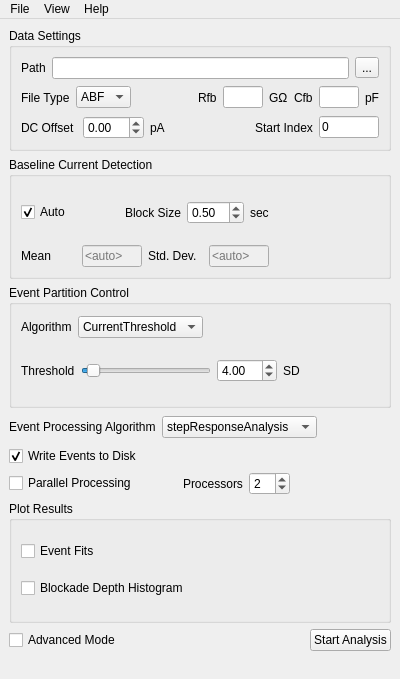
<?xml version="1.0" encoding="UTF-8"?>
<ui version="4.0">
 <class>SettingsWindow</class>
 <widget class="QMainWindow" name="SettingsWindow">
  <property name="enabled">
   <bool>true</bool>
  </property>
  <property name="geometry">
   <rect>
    <x>0</x>
    <y>0</y>
    <width>400</width>
    <height>679</height>
   </rect>
  </property>
  <property name="sizePolicy">
   <sizepolicy hsizetype="Preferred" vsizetype="Preferred">
    <horstretch>0</horstretch>
    <verstretch>0</verstretch>
   </sizepolicy>
  </property>
  <property name="minimumSize">
   <size>
    <width>400</width>
    <height>650</height>
   </size>
  </property>
  <property name="maximumSize">
   <size>
    <width>400</width>
    <height>679</height>
   </size>
  </property>
  <property name="windowTitle">
   <string>pyEventAnalysis</string>
  </property>
  <widget class="QWidget" name="centralwidget">
   <layout class="QVBoxLayout" name="verticalLayout_5">
    <item>
     <widget class="QGroupBox" name="dataSettingsGroupBox">
      <property name="title">
       <string>Data Settings</string>
      </property>
      <layout class="QVBoxLayout" name="verticalLayout_4">
       <item>
        <layout class="QHBoxLayout" name="horizontalLayout">
         <item>
          <widget class="QLabel" name="label">
           <property name="text">
            <string>Path</string>
           </property>
          </widget>
         </item>
         <item>
          <widget class="QLineEdit" name="datPathLineEdit"/>
         </item>
         <item>
          <widget class="QToolButton" name="datPathToolButton">
           <property name="text">
            <string>...</string>
           </property>
          </widget>
         </item>
        </layout>
       </item>
       <item>
        <layout class="QHBoxLayout" name="horizontalLayout_15">
         <item>
          <layout class="QHBoxLayout" name="horizontalLayout_4">
           <item>
            <widget class="QLabel" name="label_2">
             <property name="text">
              <string>File Type</string>
             </property>
            </widget>
           </item>
           <item>
            <widget class="QComboBox" name="datTypeComboBox">
             <item>
              <property name="text">
               <string>ABF</string>
              </property>
             </item>
             <item>
              <property name="text">
               <string>QDF</string>
              </property>
             </item>
            </widget>
           </item>
          </layout>
         </item>
         <item>
          <spacer name="horizontalSpacer_12">
           <property name="orientation">
            <enum>Qt::Horizontal</enum>
           </property>
           <property name="sizeHint" stdset="0">
            <size>
             <width>18</width>
             <height>20</height>
            </size>
           </property>
          </spacer>
         </item>
         <item>
          <layout class="QHBoxLayout" name="horizontalLayout_2">
           <item>
            <widget class="QLabel" name="label_15">
             <property name="text">
              <string>Rfb</string>
             </property>
            </widget>
           </item>
           <item>
            <widget class="QLineEdit" name="qdfRfbLineEdit">
             <property name="enabled">
              <bool>true</bool>
             </property>
             <property name="minimumSize">
              <size>
               <width>40</width>
               <height>0</height>
              </size>
             </property>
             <property name="maximumSize">
              <size>
               <width>40</width>
               <height>16777215</height>
              </size>
             </property>
             <property name="placeholderText">
              <string/>
             </property>
            </widget>
           </item>
           <item>
            <widget class="QLabel" name="label_16">
             <property name="text">
              <string>GΩ</string>
             </property>
            </widget>
           </item>
          </layout>
         </item>
         <item>
          <layout class="QHBoxLayout" name="horizontalLayout_3">
           <item>
            <widget class="QLabel" name="label_18">
             <property name="text">
              <string>Cfb</string>
             </property>
            </widget>
           </item>
           <item>
            <widget class="QLineEdit" name="qdfCfbLineEdit">
             <property name="enabled">
              <bool>true</bool>
             </property>
             <property name="minimumSize">
              <size>
               <width>40</width>
               <height>0</height>
              </size>
             </property>
             <property name="maximumSize">
              <size>
               <width>40</width>
               <height>16777215</height>
              </size>
             </property>
             <property name="placeholderText">
              <string/>
             </property>
            </widget>
           </item>
           <item>
            <widget class="QLabel" name="label_19">
             <property name="text">
              <string>pF</string>
             </property>
            </widget>
           </item>
          </layout>
         </item>
        </layout>
       </item>
       <item>
        <layout class="QHBoxLayout" name="horizontalLayout_9">
         <item>
          <widget class="QLabel" name="label_5">
           <property name="text">
            <string>DC Offset </string>
           </property>
          </widget>
         </item>
         <item>
          <layout class="QHBoxLayout" name="horizontalLayout_5">
           <item>
            <widget class="QDoubleSpinBox" name="dcOffsetDoubleSpinBox">
             <property name="keyboardTracking">
              <bool>false</bool>
             </property>
             <property name="minimum">
              <double>-99.989999999999995</double>
             </property>
            </widget>
           </item>
           <item>
            <widget class="QLabel" name="label_8">
             <property name="text">
              <string>pA</string>
             </property>
            </widget>
           </item>
          </layout>
         </item>
         <item>
          <spacer name="horizontalSpacer_11">
           <property name="orientation">
            <enum>Qt::Horizontal</enum>
           </property>
           <property name="sizeHint" stdset="0">
            <size>
             <width>48</width>
             <height>20</height>
            </size>
           </property>
          </spacer>
         </item>
         <item>
          <widget class="QLabel" name="label_20">
           <property name="text">
            <string>Start Index</string>
           </property>
          </widget>
         </item>
         <item>
          <widget class="QLineEdit" name="startIndexLineEdit">
           <property name="enabled">
            <bool>true</bool>
           </property>
           <property name="minimumSize">
            <size>
             <width>40</width>
             <height>0</height>
            </size>
           </property>
           <property name="maximumSize">
            <size>
             <width>60</width>
             <height>16777215</height>
            </size>
           </property>
           <property name="text">
            <string>0</string>
           </property>
           <property name="placeholderText">
            <string>0</string>
           </property>
          </widget>
         </item>
        </layout>
       </item>
      </layout>
     </widget>
    </item>
    <item>
     <widget class="QGroupBox" name="baselineGroupBox">
      <property name="title">
       <string>Baseline Current Detection</string>
      </property>
      <layout class="QGridLayout" name="gridLayout">
       <item row="0" column="0">
        <layout class="QVBoxLayout" name="verticalLayout">
         <item>
          <layout class="QHBoxLayout" name="horizontalLayout_14">
           <item>
            <widget class="QCheckBox" name="baselineAutoCheckBox">
             <property name="text">
              <string>Auto</string>
             </property>
             <property name="checked">
              <bool>true</bool>
             </property>
            </widget>
           </item>
           <item>
            <spacer name="horizontalSpacer_10">
             <property name="orientation">
              <enum>Qt::Horizontal</enum>
             </property>
             <property name="sizeHint" stdset="0">
              <size>
               <width>48</width>
               <height>20</height>
              </size>
             </property>
            </spacer>
           </item>
           <item>
            <widget class="QLabel" name="label_13">
             <property name="text">
              <string>Block Size</string>
             </property>
            </widget>
           </item>
           <item>
            <layout class="QHBoxLayout" name="horizontalLayout_12">
             <item>
              <widget class="QDoubleSpinBox" name="baselineBlockSizeDoubleSpinBox">
               <property name="keyboardTracking">
                <bool>false</bool>
               </property>
               <property name="decimals">
                <number>2</number>
               </property>
               <property name="minimum">
                <double>0.100000000000000</double>
               </property>
               <property name="maximum">
                <double>10.000000000000000</double>
               </property>
               <property name="singleStep">
                <double>0.250000000000000</double>
               </property>
               <property name="value">
                <double>0.500000000000000</double>
               </property>
              </widget>
             </item>
             <item>
              <widget class="QLabel" name="label_17">
               <property name="text">
                <string>sec</string>
               </property>
              </widget>
             </item>
            </layout>
           </item>
          </layout>
         </item>
         <item>
          <layout class="QHBoxLayout" name="horizontalLayout_7">
           <item>
            <widget class="QLabel" name="label_9">
             <property name="text">
              <string>Mean</string>
             </property>
            </widget>
           </item>
           <item>
            <widget class="QLineEdit" name="baselineMeanLineEdit">
             <property name="enabled">
              <bool>false</bool>
             </property>
             <property name="maximumSize">
              <size>
               <width>60</width>
               <height>16777215</height>
              </size>
             </property>
             <property name="placeholderText">
              <string>&lt;auto&gt;</string>
             </property>
            </widget>
           </item>
           <item>
            <widget class="QLabel" name="label_10">
             <property name="text">
              <string>Std. Dev.</string>
             </property>
            </widget>
           </item>
           <item>
            <widget class="QLineEdit" name="baselineSDLineEdit">
             <property name="enabled">
              <bool>false</bool>
             </property>
             <property name="maximumSize">
              <size>
               <width>60</width>
               <height>16777215</height>
              </size>
             </property>
             <property name="placeholderText">
              <string>&lt;auto&gt;</string>
             </property>
            </widget>
           </item>
          </layout>
         </item>
        </layout>
       </item>
       <item row="0" column="1">
        <spacer name="horizontalSpacer_4">
         <property name="orientation">
          <enum>Qt::Horizontal</enum>
         </property>
         <property name="sizeHint" stdset="0">
          <size>
           <width>64</width>
           <height>20</height>
          </size>
         </property>
        </spacer>
       </item>
      </layout>
      <zorder></zorder>
      <zorder>horizontalSpacer_4</zorder>
     </widget>
    </item>
    <item>
     <widget class="QGroupBox" name="eventPartitionGroupBox">
      <property name="title">
       <string>Event Partition Control</string>
      </property>
      <layout class="QVBoxLayout" name="verticalLayout_2">
       <item>
        <layout class="QHBoxLayout" name="horizontalLayout_11">
         <item>
          <widget class="QLabel" name="label_7">
           <property name="sizePolicy">
            <sizepolicy hsizetype="Preferred" vsizetype="Fixed">
             <horstretch>0</horstretch>
             <verstretch>0</verstretch>
            </sizepolicy>
           </property>
           <property name="minimumSize">
            <size>
             <width>0</width>
             <height>26</height>
            </size>
           </property>
           <property name="text">
            <string>Algorithm</string>
           </property>
          </widget>
         </item>
         <item>
          <widget class="QComboBox" name="partitionAlgorithmComboBox">
           <item>
            <property name="text">
             <string>CurrentThreshold</string>
            </property>
           </item>
          </widget>
         </item>
         <item>
          <spacer name="horizontalSpacer_3">
           <property name="orientation">
            <enum>Qt::Horizontal</enum>
           </property>
           <property name="sizeHint" stdset="0">
            <size>
             <width>40</width>
             <height>20</height>
            </size>
           </property>
          </spacer>
         </item>
        </layout>
       </item>
       <item>
        <layout class="QHBoxLayout" name="horizontalLayout_13">
         <item>
          <widget class="QLabel" name="label_14">
           <property name="toolTip">
            <string>Ionic current threshold that controls detection of an event.</string>
           </property>
           <property name="text">
            <string>Threshold</string>
           </property>
          </widget>
         </item>
         <item>
          <widget class="QSlider" name="partitionThresholdHorizontalSlider">
           <property name="sizePolicy">
            <sizepolicy hsizetype="Minimum" vsizetype="Fixed">
             <horstretch>0</horstretch>
             <verstretch>0</verstretch>
            </sizepolicy>
           </property>
           <property name="minimumSize">
            <size>
             <width>130</width>
             <height>0</height>
            </size>
           </property>
           <property name="minimum">
            <number>0</number>
           </property>
           <property name="maximum">
            <number>100</number>
           </property>
           <property name="singleStep">
            <number>1</number>
           </property>
           <property name="value">
            <number>4</number>
           </property>
           <property name="orientation">
            <enum>Qt::Horizontal</enum>
           </property>
           <property name="invertedAppearance">
            <bool>false</bool>
           </property>
           <property name="invertedControls">
            <bool>false</bool>
           </property>
           <property name="tickPosition">
            <enum>QSlider::NoTicks</enum>
           </property>
           <property name="tickInterval">
            <number>1</number>
           </property>
          </widget>
         </item>
         <item>
          <widget class="QDoubleSpinBox" name="ThresholdDoubleSpinBox">
           <property name="minimumSize">
            <size>
             <width>60</width>
             <height>0</height>
            </size>
           </property>
           <property name="maximumSize">
            <size>
             <width>80</width>
             <height>16777215</height>
            </size>
           </property>
           <property name="keyboardTracking">
            <bool>false</bool>
           </property>
           <property name="minimum">
            <double>0.500000000000000</double>
           </property>
           <property name="maximum">
            <double>25.000000000000000</double>
           </property>
           <property name="singleStep">
            <double>0.100000000000000</double>
           </property>
           <property name="value">
            <double>4.000000000000000</double>
           </property>
          </widget>
         </item>
         <item>
          <widget class="QLabel" name="label_4">
           <property name="text">
            <string>SD</string>
           </property>
          </widget>
         </item>
         <item>
          <spacer name="horizontalSpacer_8">
           <property name="orientation">
            <enum>Qt::Horizontal</enum>
           </property>
           <property name="sizeHint" stdset="0">
            <size>
             <width>40</width>
             <height>20</height>
            </size>
           </property>
          </spacer>
         </item>
        </layout>
       </item>
      </layout>
     </widget>
    </item>
    <item>
     <layout class="QHBoxLayout" name="horizontalLayout_16">
      <item>
       <widget class="QLabel" name="label_11">
        <property name="sizePolicy">
         <sizepolicy hsizetype="Preferred" vsizetype="Fixed">
          <horstretch>0</horstretch>
          <verstretch>0</verstretch>
         </sizepolicy>
        </property>
        <property name="minimumSize">
         <size>
          <width>0</width>
          <height>26</height>
         </size>
        </property>
        <property name="text">
         <string>Event Processing Algorithm</string>
        </property>
       </widget>
      </item>
      <item>
       <widget class="QComboBox" name="processingAlgorithmComboBox">
        <item>
         <property name="text">
          <string>stepResponseAnalysis</string>
         </property>
        </item>
        <item>
         <property name="text">
          <string>multiStateAnalysis</string>
         </property>
        </item>
       </widget>
      </item>
      <item>
       <spacer name="horizontalSpacer_6">
        <property name="orientation">
         <enum>Qt::Horizontal</enum>
        </property>
        <property name="sizeHint" stdset="0">
         <size>
          <width>40</width>
          <height>20</height>
         </size>
        </property>
       </spacer>
      </item>
     </layout>
    </item>
    <item>
     <layout class="QVBoxLayout" name="verticalLayout_11">
      <item>
       <widget class="QCheckBox" name="writeEventsCheckBox">
        <property name="toolTip">
         <string>Write event time-series to disk</string>
        </property>
        <property name="text">
         <string>Write Events to Disk</string>
        </property>
        <property name="checked">
         <bool>true</bool>
        </property>
       </widget>
      </item>
      <item>
       <layout class="QHBoxLayout" name="horizontalLayout_6">
        <item>
         <widget class="QCheckBox" name="parallelCheckBox">
          <property name="toolTip">
           <string>Use multiple processors</string>
          </property>
          <property name="text">
           <string>Parallel Processing</string>
          </property>
         </widget>
        </item>
        <item>
         <spacer name="horizontalSpacer_2">
          <property name="orientation">
           <enum>Qt::Horizontal</enum>
          </property>
          <property name="sizeType">
           <enum>QSizePolicy::Fixed</enum>
          </property>
          <property name="sizeHint" stdset="0">
           <size>
            <width>40</width>
            <height>20</height>
           </size>
          </property>
         </spacer>
        </item>
        <item>
         <layout class="QHBoxLayout" name="horizontalLayout_8">
          <item>
           <widget class="QLabel" name="label_12">
            <property name="text">
             <string>Processors</string>
            </property>
           </widget>
          </item>
          <item>
           <widget class="QSpinBox" name="parallelCoresSpinBox">
            <property name="enabled">
             <bool>true</bool>
            </property>
            <property name="keyboardTracking">
             <bool>false</bool>
            </property>
            <property name="minimum">
             <number>1</number>
            </property>
            <property name="value">
             <number>2</number>
            </property>
           </widget>
          </item>
         </layout>
        </item>
        <item>
         <spacer name="horizontalSpacer_5">
          <property name="orientation">
           <enum>Qt::Horizontal</enum>
          </property>
          <property name="sizeHint" stdset="0">
           <size>
            <width>40</width>
            <height>20</height>
           </size>
          </property>
         </spacer>
        </item>
       </layout>
      </item>
     </layout>
    </item>
    <item>
     <widget class="QGroupBox" name="groupBox_2">
      <property name="title">
       <string>Plot Results</string>
      </property>
      <layout class="QVBoxLayout" name="verticalLayout_3">
       <item>
        <widget class="QCheckBox" name="plotEventFitsCheckBox">
         <property name="enabled">
          <bool>true</bool>
         </property>
         <property name="text">
          <string>Event Fits</string>
         </property>
        </widget>
       </item>
       <item>
        <widget class="QCheckBox" name="plotBlockDepthHistCheckBox">
         <property name="enabled">
          <bool>true</bool>
         </property>
         <property name="text">
          <string>Blockade Depth Histogram</string>
         </property>
        </widget>
       </item>
      </layout>
     </widget>
    </item>
    <item>
     <layout class="QHBoxLayout" name="horizontalLayout_10">
      <item>
       <widget class="QCheckBox" name="advancedModeCheckBox">
        <property name="text">
         <string>Advanced Mode</string>
        </property>
       </widget>
      </item>
      <item>
       <spacer name="horizontalSpacer">
        <property name="orientation">
         <enum>Qt::Horizontal</enum>
        </property>
        <property name="sizeHint" stdset="0">
         <size>
          <width>40</width>
          <height>20</height>
         </size>
        </property>
       </spacer>
      </item>
      <item>
       <widget class="QPushButton" name="startAnalysisPushButton">
        <property name="text">
         <string>Start Analysis</string>
        </property>
       </widget>
      </item>
     </layout>
    </item>
   </layout>
   <zorder>dataSettingsGroupBox</zorder>
   <zorder>groupBox_2</zorder>
   <zorder>eventPartitionGroupBox</zorder>
   <zorder>baselineGroupBox</zorder>
   <zorder></zorder>
   <zorder></zorder>
  </widget>
  <widget class="QMenuBar" name="menubar">
   <property name="geometry">
    <rect>
     <x>0</x>
     <y>0</y>
     <width>400</width>
     <height>22</height>
    </rect>
   </property>
   <widget class="QMenu" name="menuFile">
    <property name="title">
     <string>File</string>
    </property>
    <addaction name="actionStart_Analysis"/>
   </widget>
   <widget class="QMenu" name="menuHelp">
    <property name="title">
     <string>Help</string>
    </property>
    <addaction name="actionPyEventAnalysis_Help"/>
   </widget>
   <widget class="QMenu" name="menuView">
    <property name="title">
     <string>View</string>
    </property>
    <widget class="QMenu" name="menuPlots">
     <property name="title">
      <string>Plots</string>
     </property>
     <addaction name="actionTrajectory_Viewer"/>
     <addaction name="actionEvent_Fits"/>
     <addaction name="actionBlockade_Depth_Histogram"/>
    </widget>
    <addaction name="actionAdvanced_Settings_Mode"/>
    <addaction name="actionStatistics"/>
    <addaction name="actionAnalysis_Log"/>
    <addaction name="menuPlots"/>
   </widget>
   <addaction name="menuFile"/>
   <addaction name="menuView"/>
   <addaction name="menuHelp"/>
  </widget>
  <widget class="QStatusBar" name="statusbar">
   <property name="sizeGripEnabled">
    <bool>false</bool>
   </property>
  </widget>
  <action name="actionNew">
   <property name="text">
    <string>New</string>
   </property>
  </action>
  <action name="actionStart_Analysis">
   <property name="text">
    <string>Start Analysis</string>
   </property>
  </action>
  <action name="actionPyEventAnalysis_Help">
   <property name="text">
    <string>pyEventAnalysis Help</string>
   </property>
  </action>
  <action name="actionEvent_Fits">
   <property name="text">
    <string>Event Fits</string>
   </property>
  </action>
  <action name="actionBlockade_Depth_Histogram">
   <property name="text">
    <string>Blockade Depth Histogram</string>
   </property>
  </action>
  <action name="actionAnalysis_Log">
   <property name="text">
    <string>Analysis Log</string>
   </property>
  </action>
  <action name="actionSettings_Window">
   <property name="text">
    <string>Settings Window</string>
   </property>
  </action>
  <action name="actionTrajectory_Viewer">
   <property name="text">
    <string>Trajectory Viewer</string>
   </property>
  </action>
  <action name="actionAdvanced_Settings_Mode">
   <property name="text">
    <string>Advanced Settings</string>
   </property>
  </action>
  <action name="actionStatistics">
   <property name="text">
    <string>Statistics Window</string>
   </property>
  </action>
 </widget>
 <resources/>
 <connections>
  <connection>
   <sender>baselineAutoCheckBox</sender>
   <signal>clicked(bool)</signal>
   <receiver>baselineMeanLineEdit</receiver>
   <slot>setDisabled(bool)</slot>
   <hints>
    <hint type="sourcelabel">
     <x>58</x>
     <y>210</y>
    </hint>
    <hint type="destinationlabel">
     <x>94</x>
     <y>251</y>
    </hint>
   </hints>
  </connection>
  <connection>
   <sender>baselineAutoCheckBox</sender>
   <signal>clicked(bool)</signal>
   <receiver>baselineSDLineEdit</receiver>
   <slot>setDisabled(bool)</slot>
   <hints>
    <hint type="sourcelabel">
     <x>79</x>
     <y>227</y>
    </hint>
    <hint type="destinationlabel">
     <x>284</x>
     <y>251</y>
    </hint>
   </hints>
  </connection>
 </connections>
</ui>
